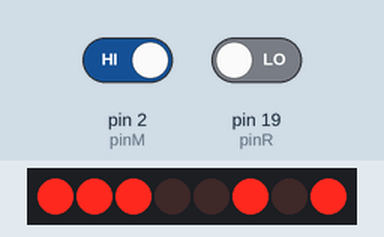
This sketch was run on a simulated Arduino Uno, built with avr-gcc and run on an emulated ATmega328P. On the bench: 8 shift-register outputs drawn as a row of LEDs (first output left, lit = HIGH). Wiring (inferred from the names in the program): shift register (74HC595): data pin 5; shift clock pin 6; latch pin 7. Wiring (inferred from the signals the program sends): row of LEDs: on Q0, Q1, Q2, Q3, Q4, Q5, Q6, Q7. Inputs (shaded band) come from the test bench; at power-on: pin 2 (pinM) HIGH, pin 19 (pinR) LOW.

Above: at 1.26 s.
1.3 s: pin 2 (pinM) driven LOW
At 2.73 s:
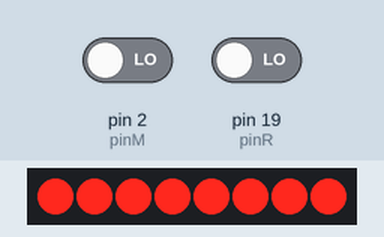
2.9 s: pin 19 (pinR) driven HIGH
At 3.9 s:
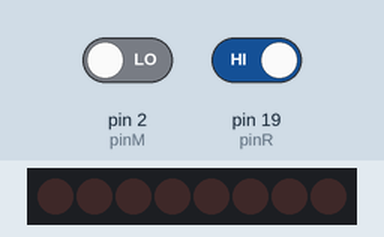
4.4 s: pin 19 (pinR) driven LOW
At 4.42 s:
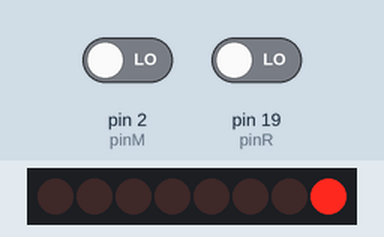
Timing chart, 0 to 16.8 s (numbered marks = the images above; inputs shaded):
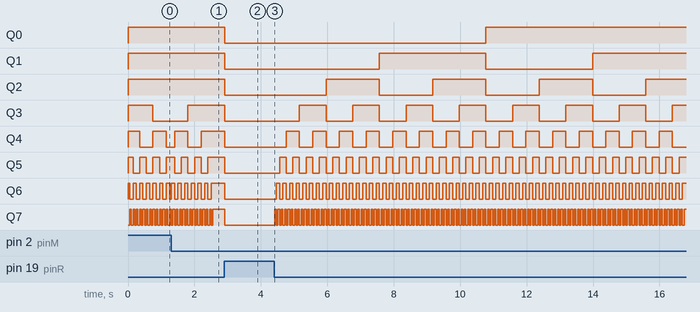

The sketch:

Programa_D.ino
```cpp
int pinM=2;
int pinR=19;
int clk=7; //PIN del reloj para la salida en paralelo
int decimal_count;
void setup()
{
    int i;
    pinMode(pinM,0);    //      Pin para el modo de operación
    pinMode(pinR,0);    //      Pin para hacer el reset
    pinMode(6,1);       //      Pin de salida de reloj carga de datos
    pinMode(clk,1);     //  Para el reloj de salida de datos
    pinMode(5,1);       //  Pin de salida en serie
    int M=digitalRead(pinM);
    if(M == 0)
      decimal_count=0;
    if(M == 1)
      decimal_count=255;
}

void loop()
{
    int i;
    int M=digitalRead(pinM);    //  LEEMOS MODO DE OPERACION        M = 1 DOWN      M = 0 UP
    int R=digitalRead(pinR);    //  LEEMOS RESET
    int binary_count[8];


    if( R == 1)
    {
        if( M == 0)
            decimal_count=0;
        if( M == 1)
            decimal_count=255;

    }
    else
    {
        if(M == 0 && decimal_count<255)
            decimal_count++;
        if(M == 1 && decimal_count>0)
            decimal_count--;
    }

    digitalWrite(6,0);
    shiftOut(5,6,LSBFIRST,decimal_count); //sintaxis: shiftOut(dataPin, clockPin, bitOrder,value)
    digitalWrite(clk,1);
    delay(10);
    digitalWrite(clk,0);


    delay(40);
}
```

Measured:
- after the input at 2.9 s, Q0–7: HIGH → LOW at once
- after the input at 4.4 s, Q0: LOW → HIGH after 6.4 s; Q1: LOW → HIGH after 3.2 s, → LOW 3.2 s later, → HIGH 3.2 s later; Q2: alternates HIGH for 1.6 s and LOW for 1.6 s, starting after 1.6 s; Q3: alternates HIGH for 0.80 s and LOW for 0.80 s, starting after 0.76 s; Q4: alternates HIGH for 0.40 s and LOW for 0.40 s, starting after 0.36 s
